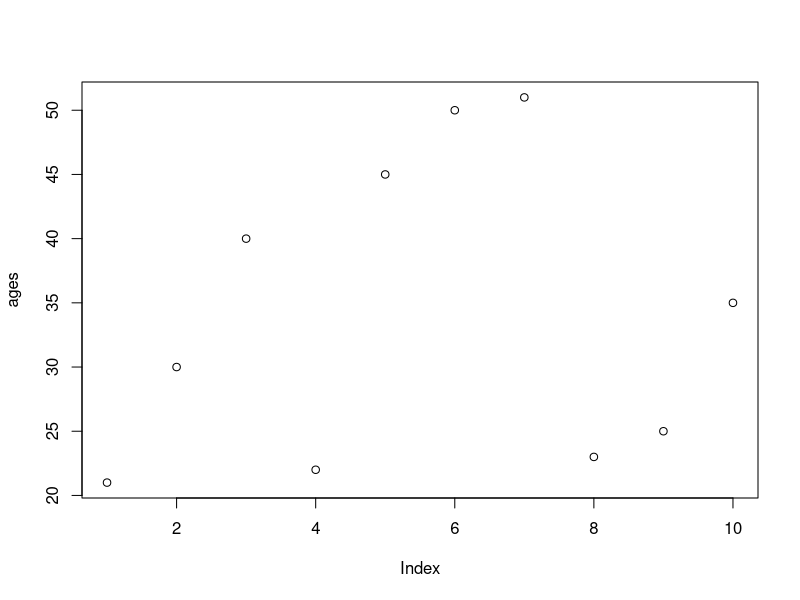
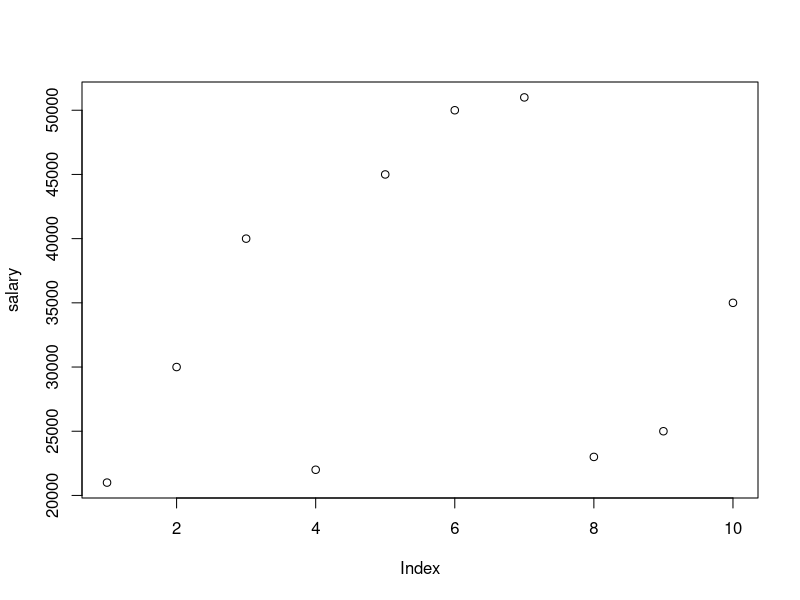
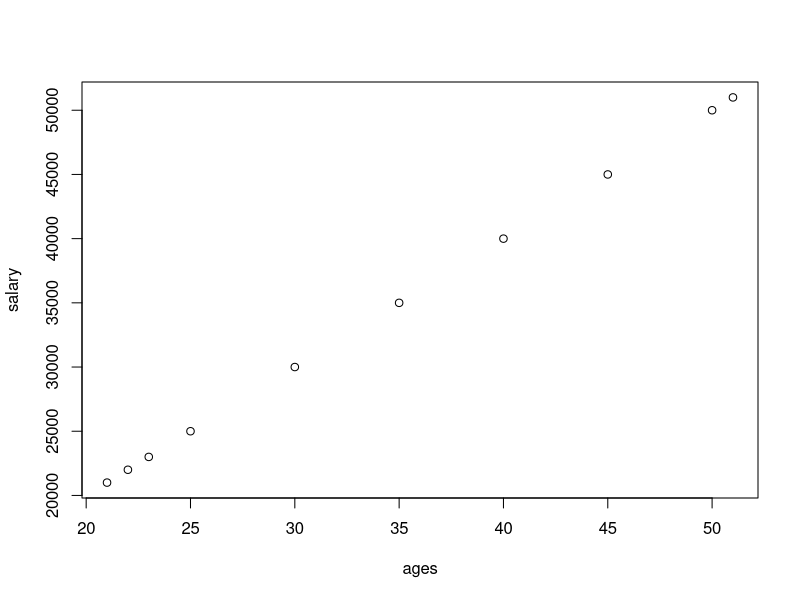
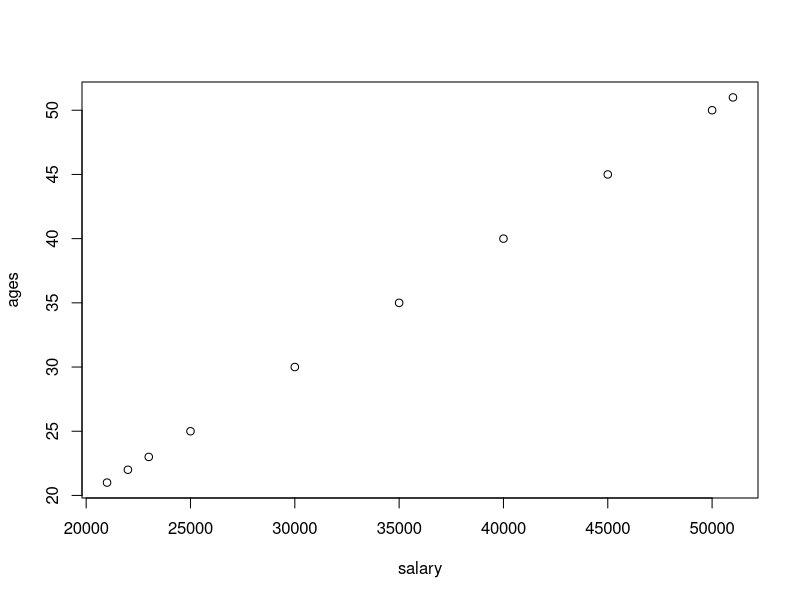
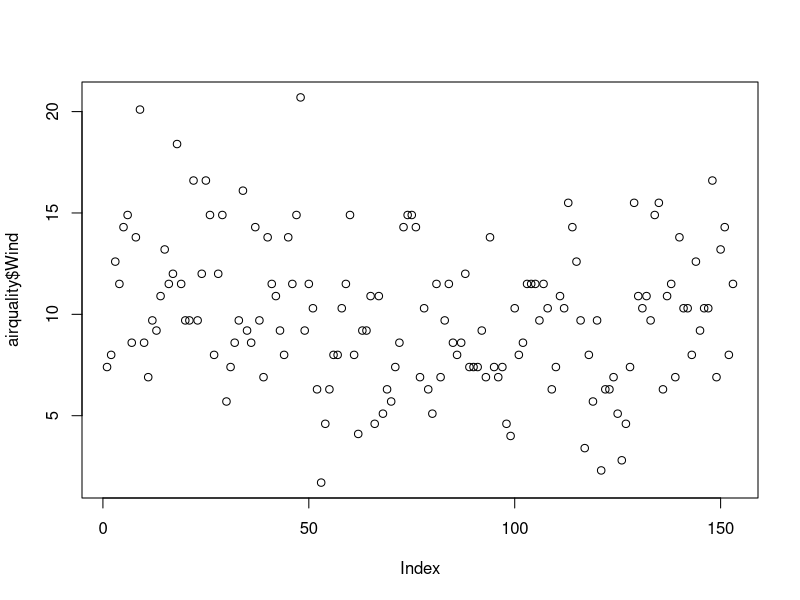
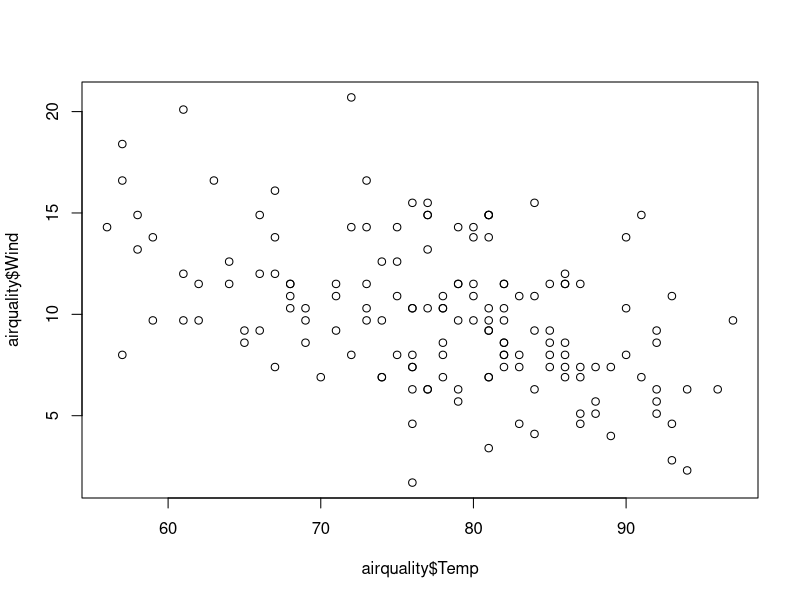
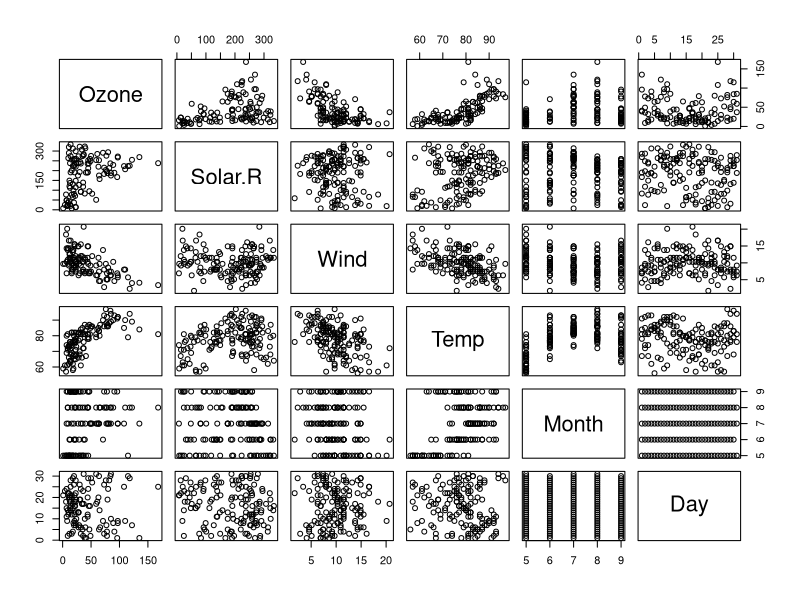
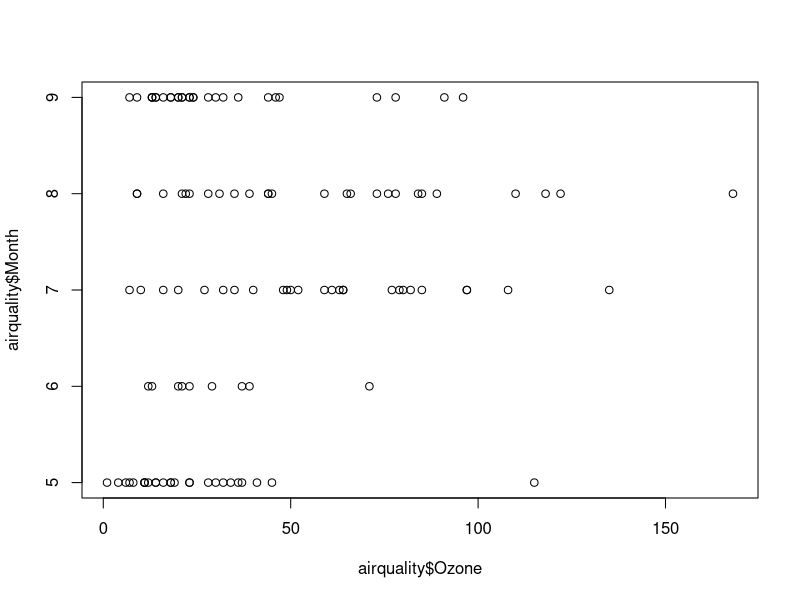

R code for these plots, in order:
ages=c(21,30,40,22,45,50,51,23,25,35)
plot(ages)

salary=c(21000,30000,40000,22000,45000,50000,51000,23000,25000,35000)
plot(salary)

plot(ages,salary)
plot(salary,ages)


help(plot)



data()
airquality = datasets::airquality

head(airquality,10)
tail(airquality,10)
names(airquality) #names of all columns

dim(airquality)
airquality[,c(1,2)] #all rows n first two columns

df=airquality[,-6] #excludes column no. 6
df


summary(airquality[,1]) #summary statistics for column 1

summary(airquality$Temp)

airquality$Wind 

summary(airquality$wind)

summary(airquality)

#Visualisation
plot(airquality$Wind)
plot(airquality$Temp,airquality$Wind,type='p')
plot(airquality) #Scatterplot
help(plot)
plot(airquality$Ozone,airquality$Month)
plot(airquality$Month,airquality$Ozone)



#plots and lines
plot(airquality$Wind, type='p')
plot(airquality$Wind, type='l')
plot(airquality$Wind, type='b')

plot(airquality$Wind,
     xlab="Ozone Concentration",
     ylab="No of Instances",
     main="Ozone levels in NY City",
     col='red',
     type='l')

plot(airquality,col='blue')

plot(airquality$Ozone,airquality$Solar.R)
plot(airquality$Solar.R,airquality$Ozone,)


#Horizontal Bar plot
barplot(airquality$Ozone,
        main='Ozone Concentration in air',
        ylab='ozone levels',
        col='blue',
        horiz=T,
        axes=F)
